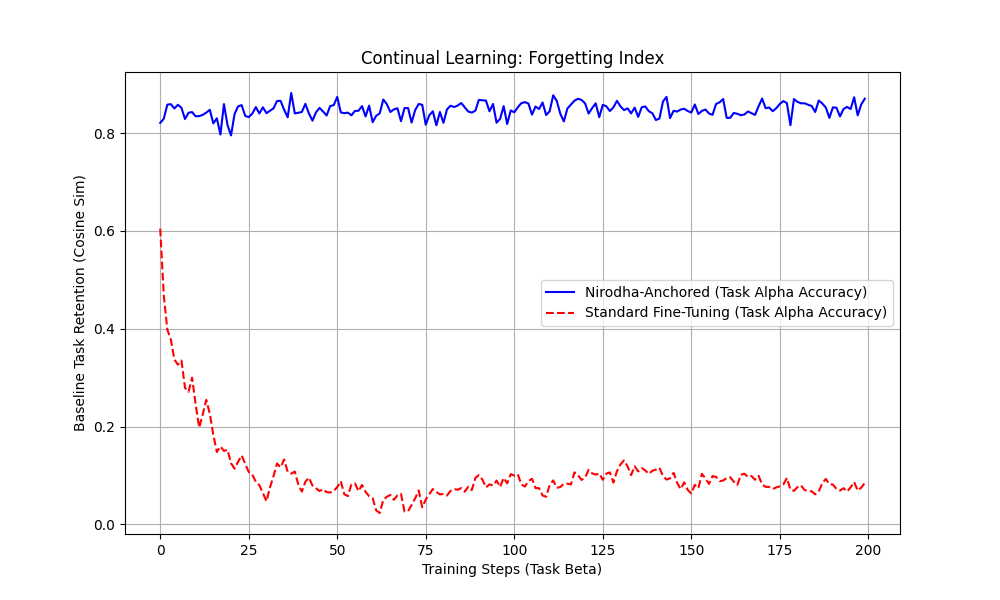

Write the Python code that produced this figure.
import torch
import numpy as np
import matplotlib.pyplot as plt
from nirodha.core import CognitiveState, YogaRegulator

def run_continual_learning_test():
    print("Starting Experiment 3: Continual Learning Anchor")
    dim = 512
    beta = 1.0 # Stronger anchor for base knowledge
    
    # 1. Setup Base Knowledge (Anchor C0)
    C0 = torch.randn(dim)
    
    # Task Alpha Projection (what the model already knows)
    W_alpha = torch.randn(dim, dim) * 0.1
    
    # Task Beta Updates (what the model is learning now - potentially intrusive)
    W_beta = torch.randn(dim, dim) * 0.5 
    
    # 2. Initialize Models
    # Nirodha System
    state_nirodha = CognitiveState(C0.clone())
    regulator = YogaRegulator(beta=beta)
    
    # Baseline System (Fine-tuning without anchor)
    h_baseline = C0.clone()
    
    nirodha_alpha_perf = []
    baseline_alpha_perf = []
    
    print("Learning Task Beta while monitoring Task Alpha retention...")
    
    for t in range(200):
        # Generate learning updates for Task Beta
        update = torch.tanh(torch.randn(dim) @ W_beta)
        
        # Nirodha Update: Learns Task Beta while anchored to Task Alpha (C0)
        state_nirodha = regulator(state_nirodha, update)
        
        # Baseline Update: Learned Task Beta directly (standard fine-tuning)
        h_baseline = h_baseline + update
        
        # Measure Performance on Task Alpha (Consistency with C0*W_alpha)
        # We proxy 'forgetting' by drift in response to Task Alpha inputs
        alpha_input = torch.randn(dim)
        alpha_target = torch.tanh(C0 @ W_alpha)
        
        alpha_out_n = torch.tanh(state_nirodha.C @ W_alpha)
        alpha_out_b = torch.tanh(h_baseline @ W_alpha)
        
        acc_n = torch.nn.functional.cosine_similarity(alpha_out_n, alpha_target, dim=0).item()
        acc_b = torch.nn.functional.cosine_similarity(alpha_out_b, alpha_target, dim=0).item()
        
        nirodha_alpha_perf.append(acc_n)
        baseline_alpha_perf.append(acc_b)

    # Plotting
    plt.figure(figsize=(10, 6))
    plt.plot(nirodha_alpha_perf, label='Nirodha-Anchored (Task Alpha Accuracy)', color='blue')
    plt.plot(baseline_alpha_perf, label='Standard Fine-Tuning (Task Alpha Accuracy)', color='red', linestyle='--')
    plt.title('Continual Learning: Forgetting Index')
    plt.xlabel('Training Steps (Task Beta)')
    plt.ylabel('Baseline Task Retention (Cosine Sim)')
    plt.legend()
    plt.grid(True)
    plt.savefig('app_continual_learning.png')
    print("\nResults saved to app_continual_learning.png")
    
    if nirodha_alpha_perf[-1] > baseline_alpha_perf[-1] + 0.5:
        print("✅ SUCCESS: Nirodha prevented catastrophic forgetting while learning new tasks.")
    else:
        print("❌ Forgetting differentiator not cleared.")

if __name__ == "__main__":
    run_continual_learning_test()
